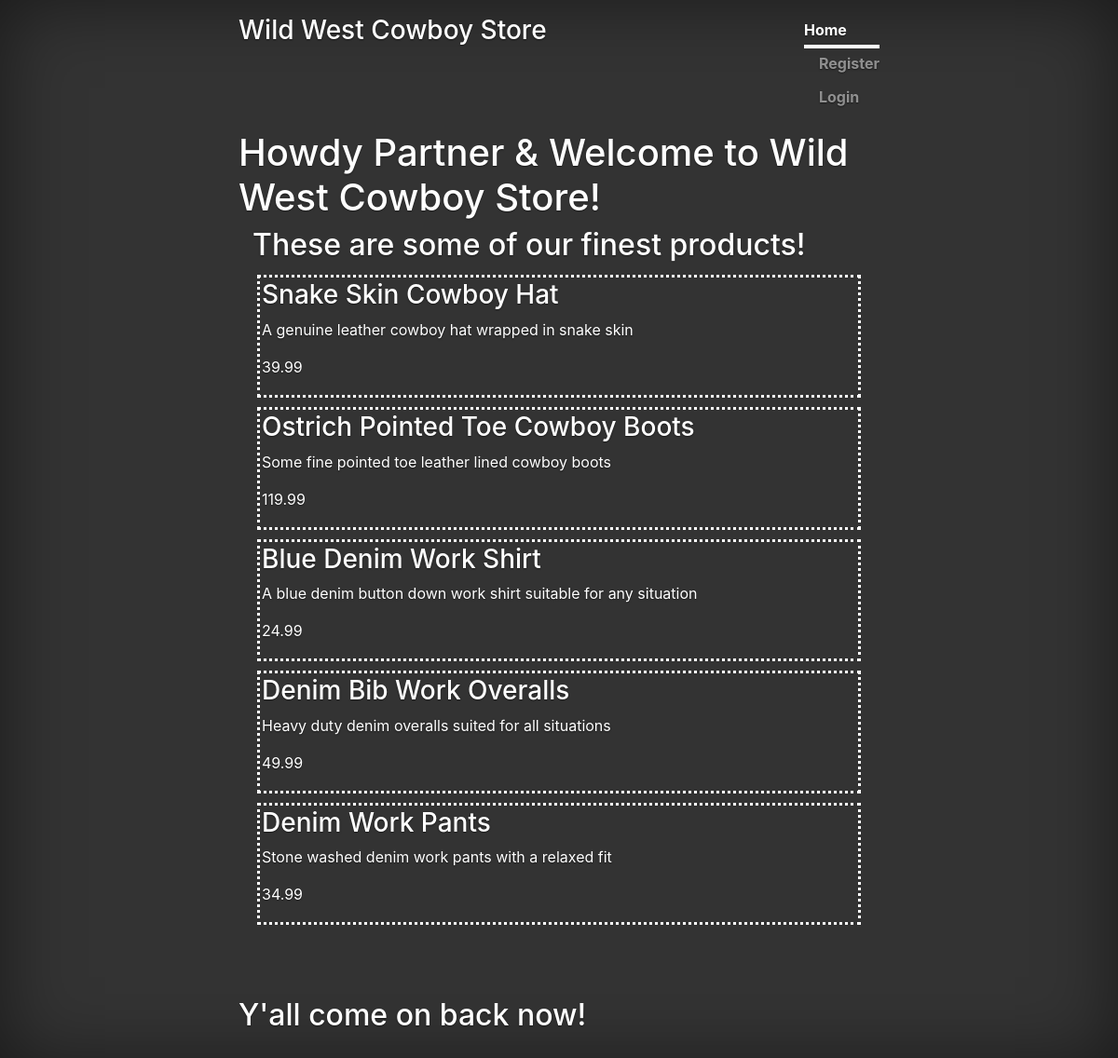
The page / on the database its author committed.
### store_front/models.py (models this page shows, shortened)
class Product(models.Model):
    name = models.CharField(verbose_name="name", max_length=50)
    stock = models.IntegerField(verbose_name="stock", default=0)
    description = models.CharField(verbose_name="description", max_length=100)
    price = models.FloatField(verbose_name="price", default=0.0)
    class Meta:
        verbose_name = "Product"
        verbose_name_plural = "All Products"

### store_front/views.py (the view)
# urls.py: path('', store_home_view, name = "home"),
def store_home_view(request):
    context = {}
    products = Product.objects.all()
    context['products'] = products
    return render(request, 'store_front/store_home.html', context)

### store_front/templates/store_front/store_home.html
{% extends 'base.html' %}
{% block content %}
<div class = "container">
    <div class = "d-flex flex-column">
        <h2>These are some of our finest products!</h2>
        {% for product in products %}
            <div style = "border: 3px dotted white; margin: 5px; padding: 2px">
                {% include 'store_front/snippets/body_snippet.html' with value=product %}
            </div>
        {%  endfor %}
    </div>
</div>
{% endblock content %}

### templates/base.html (shortened to what this page needs)
<!DOCTYPE html>
<html>
    <head>
        {% include 'snippets/header.html' %}
    </head>
    <body>
        <div class = "main">
            {%  block content %}
            {% endblock content %}
        </div>
        {% include 'snippets/footer.html' %}
    </body>
</html>

### templates/snippets/header.html (shortened to what this page needs)
<link rel="stylesheet" href="https://stackpath.bootstrapcdn.com/bootstrap/4.3.1/css/bootstrap.min.css">
<div class="cover-container d-flex w-100 h-100 p-3 mx-auto flex-column">
    <header class="masthead mb-auto">
      <div class="inner">
        <h3 class="masthead-brand">Wild West Cowboy Store</h3>
        <nav class="nav nav-masthead justify-content-center">
            {% if request.user.is_authenticated %}
                <p>
                    <a class="nav-link active" href = "{% url 'home' %}">Home</a>
                    <a class="nav-link" href = "{% url 'account' %}">Account</a>
                    <a class="nav-link" href = "{% url 'logout' %}">Logout</a>
                </p>
                <p>Howdy, {{request.user.username}}</p>
            {% else %}
                <p>
                    <a class="nav-link active" href = "{% url 'home' %}">Home</a>
                    <a class="nav-link" href = "{% url 'register' %}">Register</a>
                    <a class="nav-link" href = "{% url 'login' %}">Login</a>
                </p>
            {% endif %}
        </nav>
      </div>
    </header>
<h1>Howdy Partner & Welcome to Wild West Cowboy Store!</h1>

### store_front/templates/store_front/snippets/body_snippet.html
<h3>{{value.name}}</h3>
<p>{{value.description}}</p>
<p>{{value.price}}</p>

### templates/snippets/footer.html (shortened to what this page needs)
<div class = "d-flex flex-row align-items-center footer">
    <h2>Y'all come on back now!</h2>
</div>

### templates/snippets/header.html (style rules this page uses)
a, a:focus, a:hover { color: #fff; }
html, body { height: 100%; background-color: #333; }
body { display: -ms-flexbox; display: flex; color: #fff; text-shadow: 0 .05rem .1rem rgba(0, 0, 0, .5); box-shadow: inset 0 0 5rem rgba(0, 0, 0, .5); }
.cover-container { max-width: 60%; }
.masthead { margin-bottom: 2rem; }
.masthead-brand { margin-bottom: 0; }
.nav-masthead .nav-link { padding: .25rem 0; font-weight: 700; color: rgba(255, 255, 255, .5); background-color: transparent; border-bottom: .25rem solid transparent; }
.nav-masthead .nav-link + .nav-link { margin-left: 1rem; }
.nav-masthead .active { color: #fff; border-bottom-color: #fff; }
@media (min-width: 48em) { .masthead-brand { float: left; } }
@media (min-width: 48em) { .nav-masthead { float: right; } }

### templates/base.html (style rules this page uses)
.main { min-height: 100vh; height: 100%; }

### templates/snippets/footer.html (style rules this page uses)
.footer { min-height: 100px; }

### rows shown on the page
Product: name "Snake Skin Cowboy Hat", description "A genuine leather cowboy hat wrapped in snake skin", price "39.99"
Product: name "Ostrich Pointed Toe Cowboy Boots", description "Some fine pointed toe leather lined cowboy boots", price "119.99"
Product: name "Blue Denim Work Shirt", description "A blue denim button down work shirt suitable for any situation", price "24.99"
Product: name "Denim Bib Work Overalls", description "Heavy duty denim overalls suited for all situations", price "49.99"
Product: name "Denim Work Pants", description "Stone washed denim work pants with a relaxed fit", price "34.99"
